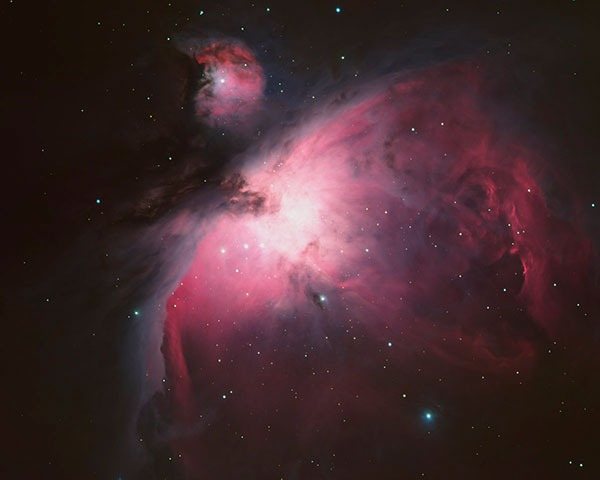
#> input picture Assignment 2/images/orion.jpg, 600 x 480 px, found by its file name
$ jupyter execute Q06.ipynb   (shell and % lines are left out)
#> lines starting #> are read from the running program, lines starting #| are printed output that depends on the picture
# Question 6

## Unsharp Masking and Highboost filtering

[cell 1]
import cv2
import numpy as np
import matplotlib.pyplot as plt
import math

[cell 2]
img = cv2.imread("images/orion.jpg")
#> img is the input picture: shape (480, 600, 3); mean B, G, R 47, 42.7, 67.4
img = cv2.cvtColor(img,cv2.COLOR_BGR2GRAY)
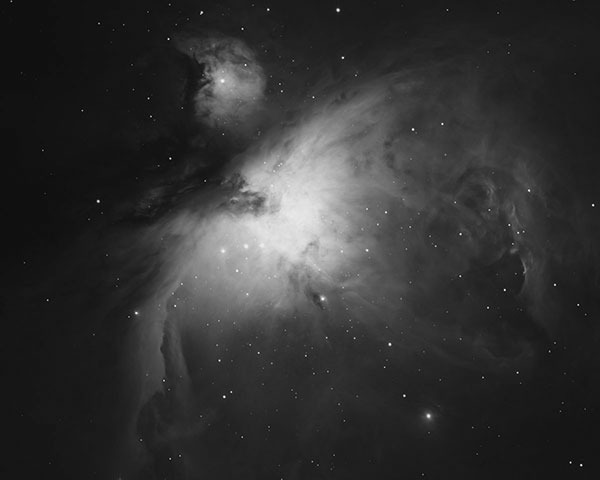
#> img: shape (480, 600); min 1, max 252, mean 50.6
plt.imshow(img,cmap='gray')

[cell 3]
def filt(img,ker,k):
    r = img.shape[0]
    c = img.shape[1]
    k = ker.shape[0]
    imgP = padding(img,k)
    out = np.zeros_like(imgP)
    padNum = k//2
    xS = padNum
    xE = imgP.shape[0] - padNum
    yS = padNum
    yE = imgP.shape[1] - padNum
    for i in range(xS,xE):
        for j in range(yS,yE):
            KxS = i - padNum
            KxE = i + padNum
            KyS = j - padNum
            KyE = j + padNum
            imgK = imgP[KxS:KxE+1,KyS:KyE+1]
            val = np.sum(np.multiply(imgK,ker))
            out[i,j] = max(0,val)
    out = out[xS:xE,yS:yE]
    return out

[cell 4]
def padding(img,k):
    padNum = math.floor(k/2)
    imgP = np.zeros((img.shape[0]+(2*padNum),img.shape[1]+(2*padNum)))
#     print(imgP.shape)
    imgP[padNum:imgP.shape[0]-padNum, padNum:imgP.shape[1]-padNum] = img
    xStart = padNum
    xEnd = imgP.shape[0]-padNum
    yStart = padNum
    yEnd = imgP.shape[1]-padNum
#     print(img.shape)
    imgP[xStart:xEnd, yStart:yEnd] = img
    return imgP

[cell 5]
def gausFilter(img,s,k):
#     imgP = padding(img,k)
#     out = np.zeros_like(imgP)
    sS = 2 * (s ** 2)
    kern = np.zeros([k,k])
    center = math.floor(k/2)
    for i in range(k):
        for j in range(k):
            kern[i][j] = math.exp(-1*((i-center)**2 + (j-center)**2)/sS)
    kern = kern/np.sum(kern)
    out = filt(img,kern,k)
    return out.astype('uint8')

[cell 6]
def masking(img,k,A):
    s = (k-1)/6
    b = gausFilter(img,s,k)
    out = img + (img-b)*A
    out[out<0] = 0
    return out.astype('int')

### <b>Part 1</b>

#### Unsharp Masking

[cell 7]
UM = masking(img,9,1)
#> in padding, `imgP[padNum:imgP.shape[0]-padNum, padNum:imgP.shape[1]-padNum] = img`:
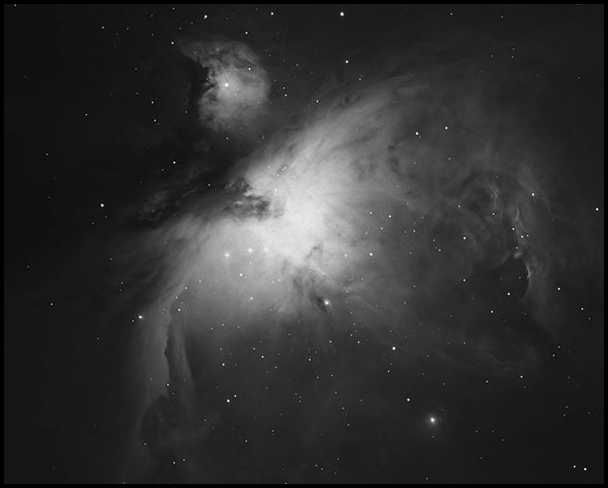
#> imgP: shape (488, 608) float64; min 0, max 252, mean 49.1
fig,axs =  plt.subplots(1,2,figsize=(20, 20))
axs[0].imshow(img,cmap='gray')
axs[0].title.set_text('Original Image')
axs[1].imshow(UM,cmap='gray')
axs[1].title.set_text('Unsharp Masking with filter size = 9')
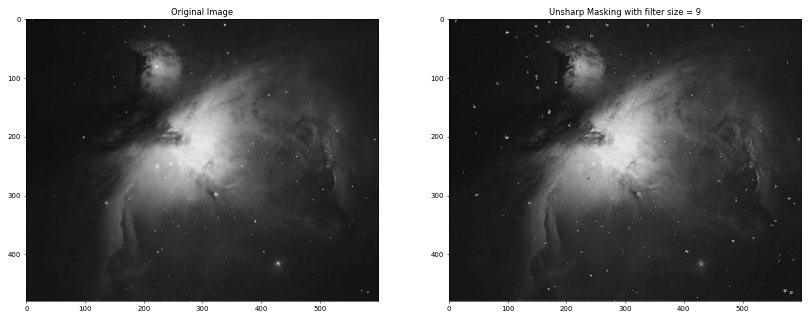
#> figure drawn by matplotlib, 2 panels

### <b>Part 2</b>

#### Highboost Filtering

[cell 8]
HF1 = masking(img,9,3)
#> call 2 of masking, with k = 9, A = 3
#> in masking (call 2), `out = img + (img-b)*A`:
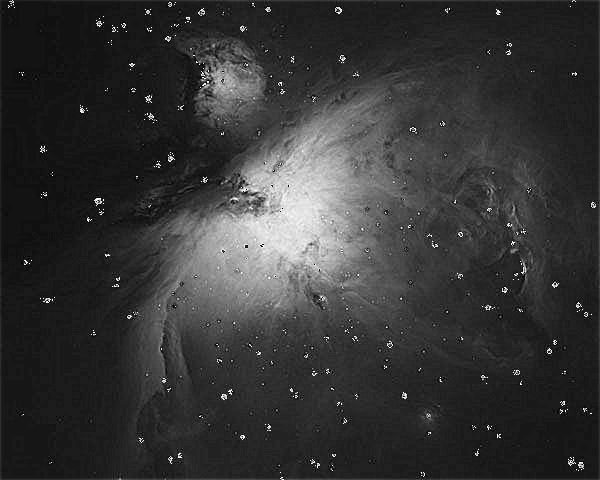
#> out: shape (480, 600); min 0, max 255, mean 53.1
HF2 = masking(img,9,9)
#> call 3 of masking, with k = 9, A = 9
#> in masking (call 3), `out = img + (img-b)*A`:
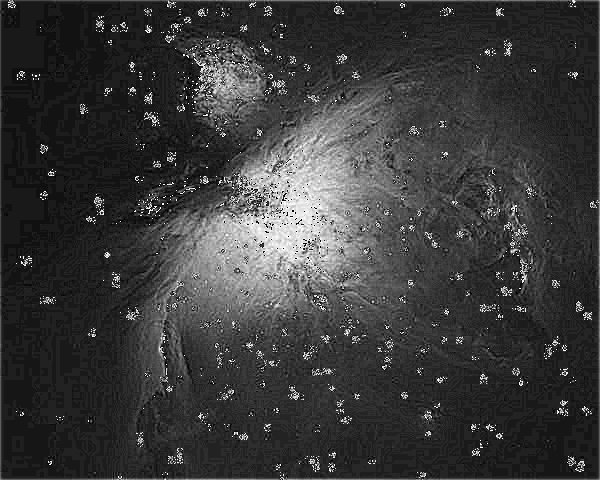
#> out: shape (480, 600); min 0, max 255, mean 58.3
fig,axs =  plt.subplots(2,2,figsize=(20, 20))
axs[0][0].imshow(img,cmap='gray')
axs[0][0].title.set_text('Original Image')
axs[0][1].imshow(UM,cmap='gray')
axs[0][1].title.set_text('Unsharp Masking with filter size = 9')
axs[1][0].imshow(HF1,cmap='gray')
axs[1][0].title.set_text('Highboost Filtering with filter size = 9, A = 3')
axs[1][1].imshow(HF2,cmap='gray')
axs[1][1].title.set_text('Highboost Filtering with filter size = 9, A = 9')

#### <b>Observations</b>
As 'A' increases, there is more noise which arises due to the fact that highboost filtering tries to add weighted detail to images which can go overboard and become undesirable for very high values

### <b>Part 3</b>

[cell 9]
f1  = masking(img,3,1)
f2  = masking(img,3,5)
f3  = masking(img,7,1)
f4  = masking(img,7,5)
f5  = masking(img,13,1)
f6  = masking(img,13,5)
#> in masking (call 9), `out = img + (img-b)*A`:
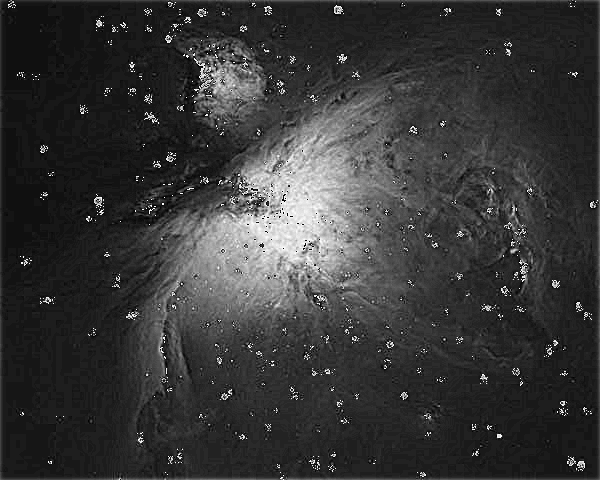
#> out: shape (480, 600); min 0, max 255, mean 55.2

[cell 10]
fig,a =  plt.subplots(2,3,figsize=(20, 20))
a[0][0].imshow(f1,cmap='gray')
a[0][0].title.set_text('FilterSize: 3, A = 1')
a[0][1].imshow(f3,cmap='gray')
a[0][1].title.set_text('FilterSize: 5, A = 1')
a[0][2].imshow(f5,cmap='gray')
a[0][2].title.set_text('FilterSize: 13, A = 1')
a[1][0].imshow(f2,cmap='gray')
a[1][0].title.set_text('FilterSize: 3, A = 5')
a[1][1].imshow(f4,cmap='gray')
a[1][1].title.set_text('FilterSize: 5, A = 5')
a[1][2].imshow(f6,cmap='gray')
a[1][2].title.set_text('FilterSize: 13, A = 5')
plt.show()

$ run again, with Assignment 2/images/brain.jpg copied over Assignment 2/images/orion.jpg
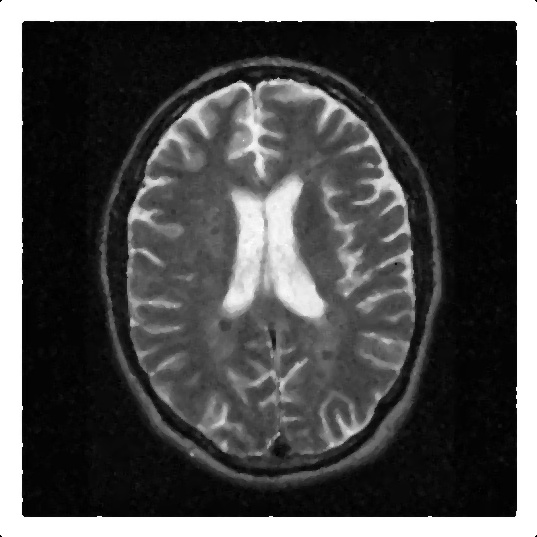
#> input picture Assignment 2/images/brain.jpg, 537 x 537 px, found by its file name
#> img is the input picture: shape (537, 537, 3); min 0, max 255, mean 79.2
#> img: shape (537, 537)
#> imgP: shape (539, 539) float64
#> imgP: shape (543, 543) float64
#> imgP: shape (549, 549) float64
#> after the loop in filt (call 8), `for i in range(xS,xE):`:
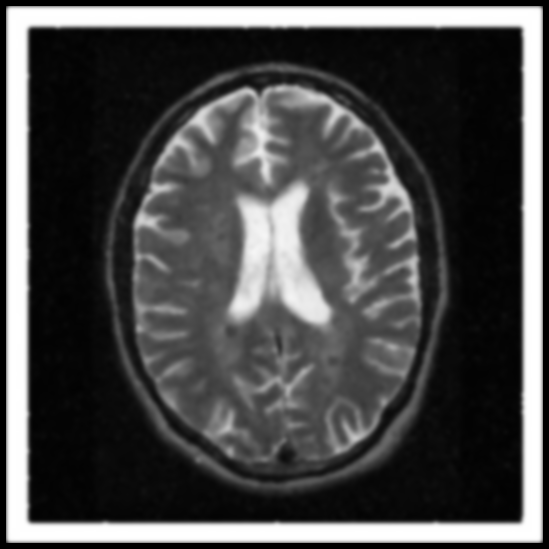
#> out: shape (549, 549) float64; min 0, max 255, mean 74.3; drawn with min black and max white
#> in masking (call 9), `out = img + (img-b)*A`:
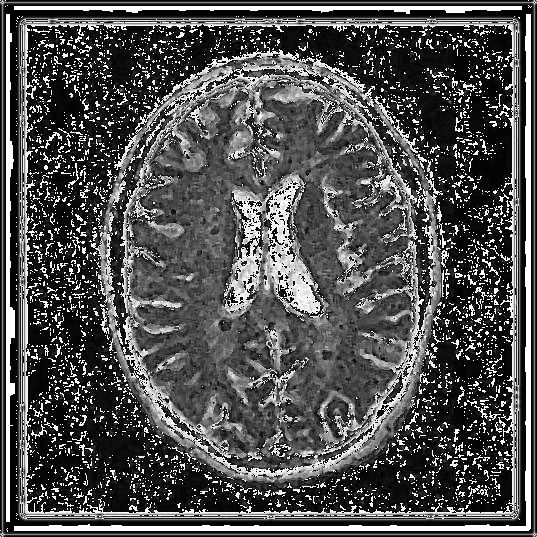
#> out: shape (537, 537); min 0, max 255, mean 81.3
